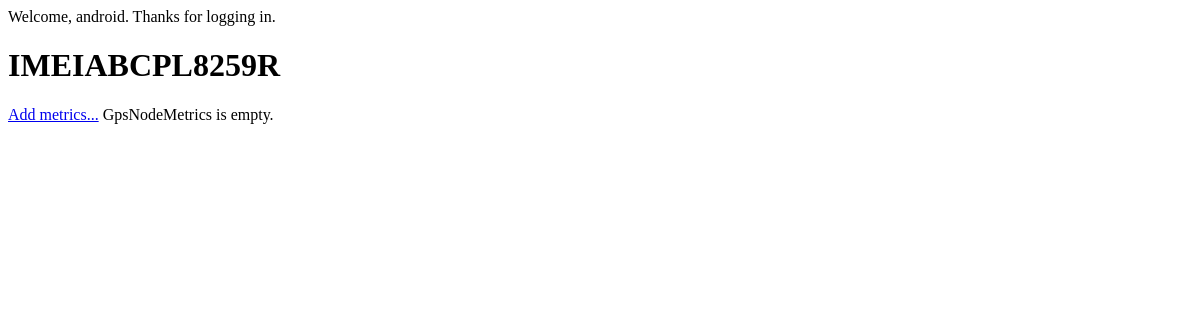
The app's page /gps/1/detail/ (signed in), older data.
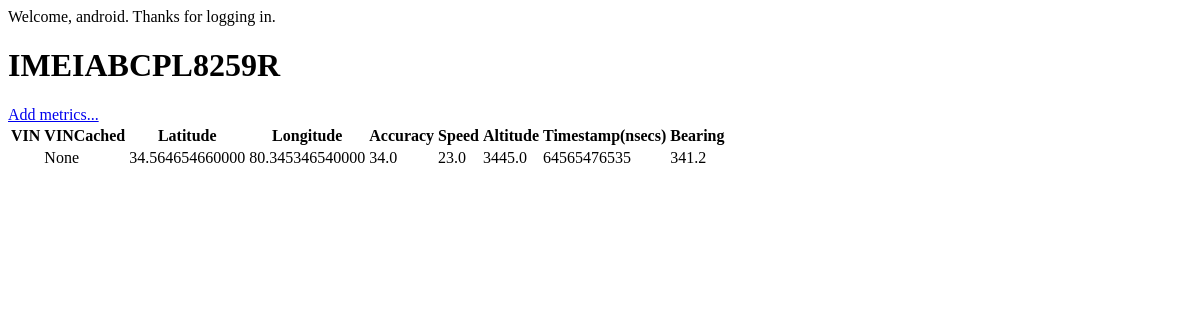
The same page, newer data.
### gps/models.py (models this page shows, shortened)
class GpsNodeMetrics(models.Model):
    node = models.ForeignKey(GpsNode)
    """ Define metrics below from node """
    vin = models.CharField(max_length=32, null=True, blank=True)
    vinCached =  models.NullBooleanField(default=None)
    latitude = models.DecimalField(max_digits=14, decimal_places=12)
    longitude = models.DecimalField(max_digits=14, decimal_places=12)
    accuracy = models.FloatField()
    speed = models.FloatField()
    altitude = models.FloatField()
    nsTimestamp = models.BigIntegerField()
    bearing = models.FloatField()
    def get_all_fields(self):
        fields = []
        for f in self._meta.fields:
            fname = f.name
            try :
                value = getattr(self, fname)
            except User.DoesNotExist:
                value = None
            if f.name not in ('id', 'node'):
                fields.append(
                  {
                   'label':f.verbose_name,
                   'name':f.name,
                   'value':value,
                  }
                )
        return fields

### gps/views.py (the view)
# urls.py: url(r'^(?P<pk>\d+)/detail/$', views.GpsNodeDetailView.as_view(), name='detail'),
class GpsNodeDetailView(DetailView):
    model = GpsNode
    template_name = 'gps/gpsnode_detail.html'

### templates/gps/gpsnode_detail.html (shortened to what this page needs)
{% if user.is_authenticated %}
    <p>Welcome, {{ user.get_username }}. Thanks for logging in.</p>
<h1>{{ gpsnode.ident }}</h1>
<a href="{% url 'gps:update' gpsnode.id %}">Add metrics...</a>
{% if gpsnode.gpsnodemetrics_set.all %}
  <table>
  <tr>
    <th> VIN </th>
    <th> VINCached </th>
    <th> Latitude </th>
    <th> Longitude </th>
    <th> Accuracy </th>
    <th> Speed </th>
    <th> Altitude </th>
    <th> Timestamp(nsecs) </th>
    <th> Bearing </th>
  </tr>
  {% for metric in gpsnode.gpsnodemetrics_set.all %}
      <tr>
      {% for f in metric.get_all_fields %}
        <td> {{ f.value | escape }} </td>
      {% endfor %}
      </tr>
  {% endfor %}
  </table>
{% else %}
  GpsNodeMetrics is empty.
{% endif %}
{% else %}
    <p>Welcome, new user. Please log in.</p>
{% endif %}

Row changes from the older to the newer data that the page shows:
added GpsNodeMetrics: value "None" "34.564654660000" "80.345346540000" "34.0" "23.0" "3445.0" "64565476535" "341.2"
Text that changed along with them:
text no longer shown: "GpsNodeMetrics is empty."
text now shown: "VIN VINCached Latitude Longitude Accuracy Speed Altitude Timestamp(nsecs) Bearing"
